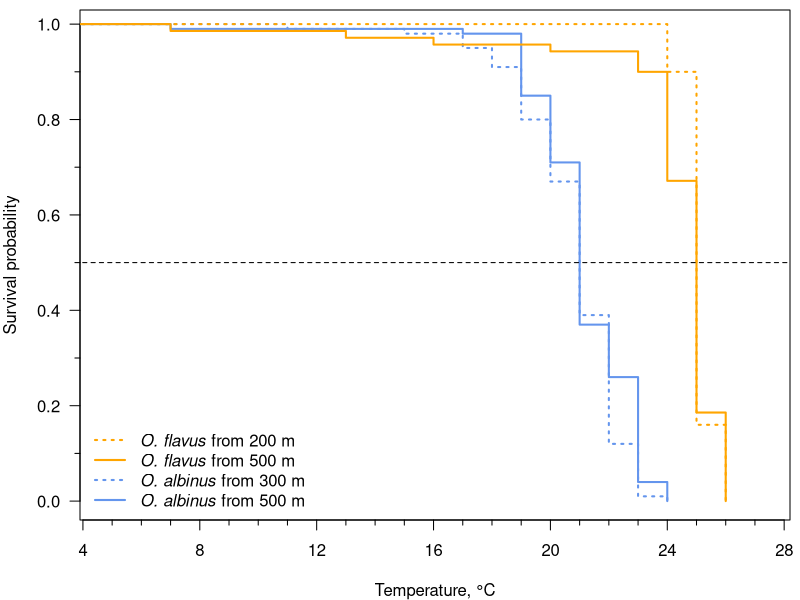

Recreate this plot in R. (Note: this script raises an error after producing the figure.)
library(openxlsx)
library(dplyr)
library(survival)
library(survminer)
library(ggtext)

#' @name c2i
#' @title Convert a range of Excel columns to integers
#' @description Converts a series of Excel column labels to integers.
#' @param x A character string
#' @export
#' @examples
#' c2i("A:C F L:O")
c2i <- function(x) {
  if (!is.character(x)) {
    stop("x must be character")
  }
  x <- toupper(x)
  u <- strsplit(x, split=" ", fixed=TRUE)[[1]]
  p <- strsplit(u, split=":", fixed=TRUE)
  q <- c()
  for (i in 1:length(p)) {
    if (length(p[[i]]) == 1) q <- c(q, col2int(p[[i]]))
    else q <- c(q, col2int(p[[i]][1]):col2int(p[[i]][length(p[[i]])]))
  }
  q
}


f2 <- read.xlsx("Table S1_Survival experiment.xlsx", sheet="O. flavus 200 m", rows=52:70, cols=c2i("b:l"))
f5 <- read.xlsx("Table S1_Survival experiment.xlsx", sheet="O. flavus 500 m", rows=62:85, cols=c2i("b:j"))
a3 <- round(read.xlsx("Table S1_Survival experiment.xlsx", sheet="O. albinus 300 m", rows=62:83, cols=c2i("b:l")))
a5 <- read.xlsx("Table S1_Survival experiment.xlsx", sheet="O. albinus 500 m", rows=63:84, cols=c2i("b:l"))

restr <- function(data, label, group) {
  sdf <- select(data[-1], starts_with(label))
  t <- rep(data$t, ncol(sdf))
  tem <- data.frame(c("a", "b", "c", "d"), 1:4, 1:4, rep(3, 4))
  colnames(tem) <- c("group", "start", "end", "status")
  j <- 0
  for (nc in 1:ncol(sdf)) {
    x <- sdf[,nc]
    for (i in 2:length(x)) {
      if (x[i] < x[i-1]) {
        plus <- x[i-1] - x[i]
        tem[(j+1):(j+plus),] <- data.frame(group, t[i-1], t[i], 1)
        j <- j + plus
      }
    }
    if (x[i] > 0) {
      plus <- x[i]
      tem[(j+1):(j+plus),] <- data.frame(label, t[i], t[i], 0)
      j <- j + plus
    }
  }
  tem
}

restr(data=a3, label="a", group="a3")

s <- rbind(restr(data=a3, label="a", group="a3"), restr(data=a5, label="a", group="a5"),
  restr(data=f2, label="f", group="f2"), restr(data=f5, label="f", group="f5"))
s$group <- factor(s$group, levels=c("a3", "a5", "f2", "f5"))

survdiff(Surv(time=end, event=status) ~ group, data=s[(s$group=="a3")|(s$group=="a5"),])
survdiff(Surv(time=end, event=status) ~ group, data=s[(s$group=="f2")|(s$group=="f5"),])

p.adjust(c(
survdiff(Surv(time=end, event=status) ~ group, data=s[(s$group=="a3")|(s$group=="a5"),])$pvalue,
survdiff(Surv(time=end, event=status) ~ group, data=s[(s$group=="f2")|(s$group=="f5"),])$pvalue
))

png("surv.png", units="in", width=6, height=4, res=300)
cof <- c("orange")
coa <- c("cornflowerblue")
lt <- c(3, 1, 3, 1)
par(mar=c(4,4,0.5,0.5))
plot(survfit(Surv(time=end, event=status) ~ group, data=s), xlim=c(4.8, 27.3), las=1, xlab="Temperature, °C", ylab="Survival probability", col=c(coa, coa, cof, cof), lwd=2, lty=lt, xaxt="n")
lines(c(0, 30), c(0.5, 0.5), lty=2)
#axis(side=1, at=c(4, 6:9, 11:14, 16:19, 21:24, 26), labels=FALSE, las=1, lwd=0, lwd.ticks=1, tck=-0.01)
axis(side=1, at=1:7*4)
axis(side=1, at=c(5:7, 9:11, 13:15, 17:19, 21:23, 25:27), labels=FALSE, las=1, lwd=0, lwd.ticks=1, tck=-0.01)
axis(side=2, at=1:5/5-0.1, labels=FALSE, las=1, lwd=0, lwd.ticks=1, tck=-0.01)
legend("bottomleft", legend=c(expression(paste(italic("O. flavus"), " from 200 m")), expression(paste(italic("O. flavus"), " from 500 m")), expression(paste(italic("O. albinus"), " from 300 m")), expression(paste(italic("O. albinus"), " from 500 m"))), bty="n", lty=lt, lwd=2, col=c(cof, cof, coa, coa))
dev.off()

### if points, then remove small samples!!!

ggsurvplot(survfit(Surv(time=end, event=status) ~ group, data=s), pval=TRUE, conf.int=TRUE, surv.median.line="hv")


